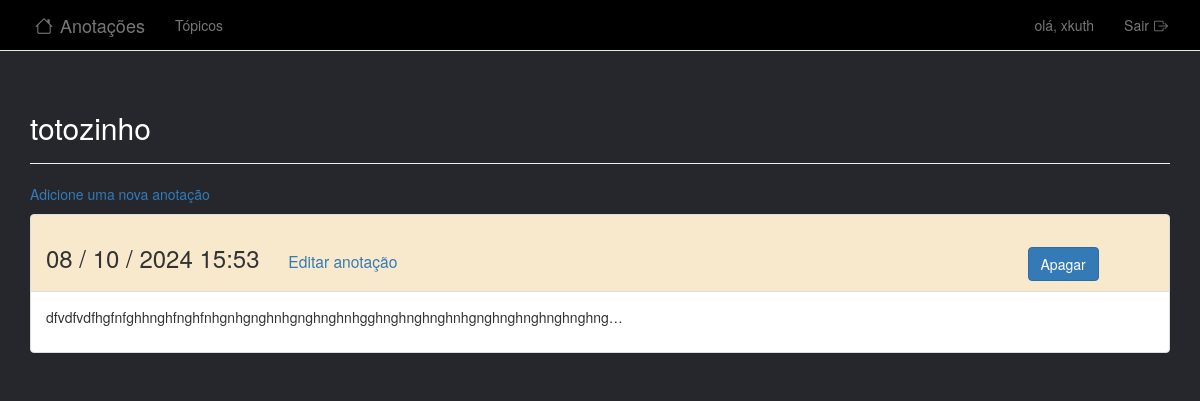
/topics/41/ (signed in), run on the app's committed database.
### learning_logs/models.py (models this page shows, shortened)
class Topic(models.Model):
    text = models.CharField(max_length=200) # Definição de tamanho maximo de texto e tipo primitivo.
    date_added = models.DateTimeField(auto_now_add=True) # Data de criação de cada texto.
    owner = models.ForeignKey(User, on_delete=models.CASCADE) # chave estrangeita para registro de usuarios unicos.
    def __str__(self):
        return self.text # retorno do texto.

class Entry(models.Model):
    topic = models.ForeignKey(Topic, on_delete=models.CASCADE) # chave estrangeira do detentor do topico.
    text = models.TextField() # tipo de texto e seu tipo primitivo.
    date_added = models.DateTimeField(auto_now_add=True) # Data da criação de cada anotação.
    class Meta:
        verbose_name_plural = 'entries' # Retorno de nome em plural se ouver mais de uma anotação.

### learning_logs/views.py (the view)
# urls.py: path('topics/<topic_id>/', views.topic, name='topic'),# Rota para: pagina do topico.
@login_required
def topic(request, topic_id): # renderiza o topico desejado com sua id especifica.
    topic = Topic.objects.get(id = topic_id)
    if topic.owner != request.user:
        raise Http404
    entries = topic.entry_set.order_by('-date_added')
    context = {'topic': topic, 'entries': entries}
    return render(request, 'learning_logs/topic.html', context)

### learning_logs/templates/learning_logs/topic.html (shortened to what this page needs)
<!DOCTYPE html>
<html lang="pt-br">
<head>
</head>
<body>
    {% extends "learning_logs/base.html" %}
    {% load bootstrap3 %}
    {% block header %}
        <h2 class="switch">{{ topic }}</h2>
    {% endblock header %}
    {%block content%}
        <p>
            <a href="{% url 'new_entry'  topic.id %}">
                Adicione uma nova anotação
            </a>
        </p>
            {% for entry in entries%}
                    <div class="panel panel-default">
                        <div class="panel-heading color">
                            <h3>
                                {{ entry.date_added | date:'d / m / Y H:i'}}
                                <small class="space-a">
                                    <a href="{% url 'edit_entry' entry.id %}">Editar anotação</a>
                                </small>
                                <div class="btnt">
                                    <form action="{% url 'delete_entry' entry.id%}" method="post">
                                    <small>
                                        {% buttons %}
                                            <button type="submit" class="btn btn-primary">Apagar</button>
                                        {% endbuttons %}
                                    </small>
                                    </form>
                                </div>
                            </h3>
                        </div>
                        <div class="panel-body">
                            {{ entry.text | linebreaks|truncatechars:"80" }}
                        </div>
                    </div>
            {%empty%}
                <p class="switch">Não há registro.</p>
            {% endfor %}
    {% endblock content %}

### learning_logs/templates/learning_logs/base.html (shortened to what this page needs)
<!DOCTYPE html>
<html lang="pt-br">
    <head>
        {% load bootstrap3 %}
        {% load static %}
        <link rel="stylesheet" href="https://cdn.jsdelivr.net/npm/bootstrap-icons@1.11.3/font/bootstrap-icons.min.css">
        <link rel="stylesheet" href="{% static 'css/navegacao.css' %}">
        {% bootstrap_css %}
</head>
<body id="back">
    <nav  class="navbar navbar-default navbar-static-top">
        <div  class="container bar">
            <div class="navbar-header">
                <a class="navbar-brand" href="{% url 'index' %}"><i class="bi bi-house"></i>
                    Anotações
                </a>
            </div>
            <div id="navbar">
                <ul class="nav navbar-nav space">
                    <li><a href="{% url 'topics' %}">Tópicos</a></li>
                </ul>
                <ul class="nav navbar-nav navbar-right">
                    {% if user.is_authenticated %}
                        <li><a href="">olá, {{ user.username }}</li></a>
                        <li><a href="{% url 'logout'%}">Sair<i class="bi bi-box-arrow-right"></i></a></li>
                    {% else %}
                        <li><a href="{% url 'register'   %}">Registrar</a></li>
                        <li><a href="{% url 'login' %}">Entrar</a></li>
                    {% endif %}
                </ul>
            </div>
        </div>
    </nav>
    <div class="container">
        <div class="page-header">
            {% block header %}{% endblock header %}
        </div>
        <div>
            {% block content %}{% endblock content %}
        </div>
    </div>
</body>
</html>

### static/css/navegacao.css (style rules this page uses)
body { background-color: black; }
.navbar.navbar-default.navbar-static-top { color: white; background-color: black; }
i { margin-right: 2px; margin-left: 5px; }
#back { background-color: #25272d; }
.switch { color: white; }
div.panel-heading.color, div.color { background-color: rgba(245, 222, 179, 0.658); }
div.btnt { display: inline; float: right; margin-right: 5%; }
.space-a { padding-left: 2%; }

### data on the page
Topic: text "totozinho"
Entry: date_added "08 / 10 / 2024 15:53", text "dfvdfvdfhgfnfghhnghfnghfnhgnhgnghnhgnghnghnhgghnghnghnghnhgnghnghnghnghnghng…"

### other printed values
{{ user.username }} "xkuth"
